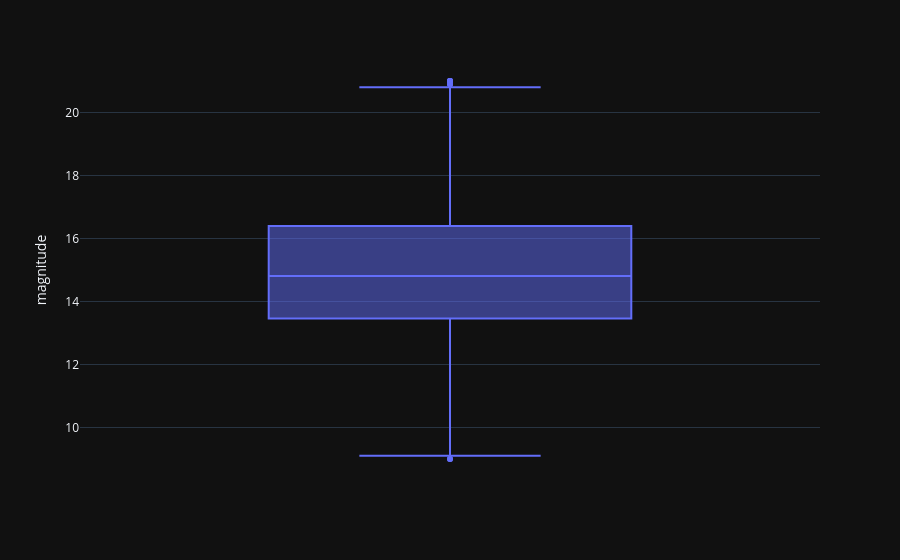

Notebook code cell kept with this figure:
### Code cell
q1 = mpc_obs_proceed_df['magnitude'].quantile(0.25)
q3 = mpc_obs_proceed_df['magnitude'].quantile(0.75)

IQR = q3 - q1 

limite_inferior = q1 - 1.5 * IQR
limite_superior = q3 + 1.5 * IQR

# Filtrar los outliers
mpc_obs_filtered_df = mpc_obs_proceed_df[(mpc_obs_proceed_df['magnitude'] >= limite_inferior) & (mpc_obs_proceed_df['magnitude'] <= limite_superior)]

px.box(mpc_obs_filtered_df, y='magnitude', template= 'plotly_dark')

### Figure 1 — Plotly figure (JSON) as saved in the notebook; plotly's stock layout.template omitted (floating-point values rounded to 4 significant figures; data arrays with more than 128 entries replaced by an {"elided": "..."} marker saying what was removed)
{"data": [{"alignmentgroup": "True", "hovertemplate": "magnitude=%{y}<extra></extra>", "legendgroup": "", "marker": {"color": "#636efa"}, "name": "", "notched": false, "offsetgroup": "", "orientation": "v", "showlegend": false, "type": "box", "x0": " ", "xaxis": "x", "y": {"elided": "13778 float values"}, "y0": " ", "yaxis": "y"}], "layout": {"boxmode": "group", "legend": {"tracegroupgap": 0}, "margin": {"t": 60}, "xaxis": {"anchor": "y", "domain": [0, 1]}, "yaxis": {"anchor": "x", "domain": [0, 1], "title": {"text": "magnitude"}}}}
